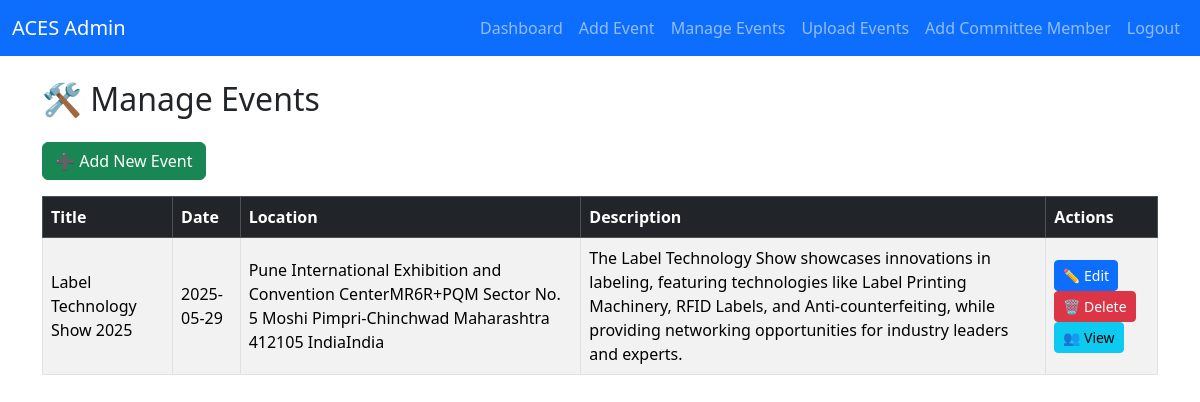
/admin/manage_events.php (signed in), run on the app's committed database.
### tables this page shows
CREATE TABLE `events` (
  `id` int(11) NOT NULL,
  `title` varchar(255) NOT NULL,
  `description` text NOT NULL,
  `event_date` date NOT NULL,
  `location` varchar(255) NOT NULL,
  `image` varchar(255) DEFAULT NULL,
  `created_at` timestamp NOT NULL DEFAULT current_timestamp()
);

### admin/manage_events.php (the view, shortened to what this page needs)
<?php
include "../includes/db.php";
include "header.php";
$result = $conn->query("SELECT * FROM events ORDER BY event_date ASC");
?>
<h2 class="mb-4">🛠️ Manage Events</h2>
<a href="add_event.php" class="btn btn-success mb-3">➕ Add New Event</a>
<div class="table-responsive">
    <table class="table table-bordered table-striped align-middle">
        <thead class="table-dark">
            <tr>
                <th>Title</th>
                <th>Date</th>
                <th>Location</th>
                <th>Description</th>
                <th>Actions</th>
            </tr>
        </thead>
        <tbody>
            <?php while ($event = $result->fetch_assoc()): ?>
                <tr>
                    <td><?php echo $event['title']; ?></td>
                    <td><?php echo $event['event_date']; ?></td>
                    <td><?php echo $event['location']; ?></td>
                    <td><?php echo $event['description']; ?></td>
                    <td>
                        <a href="edit_event.php?id=<?php echo $event['id']; ?>" class="btn btn-sm btn-primary">✏️ Edit</a>
                        <a href="delete_event.php?id=<?php echo $event['id']; ?>" class="btn btn-sm btn-danger"
                            onclick="return confirm('Are you sure you want to delete this event?');">🗑️ Delete</a>
                        <a href="view_participants.php?id=<?php echo $event['id']; ?>" class="btn btn-sm btn-info">👥
                            View</a>
                    </td>
                </tr>
            <?php endwhile; ?>
        </tbody>
    </table>
</div>
</div>
</body>
</html>

### data on the page
events: title "Label Technology Show 2025", event_date "2025-05-29", location "Pune International Exhibition and Convention CenterMR6R+PQM Sector No. 5 Moshi Pimpri-Chinchwad Maharashtra 412105 IndiaIndia", description "The Label Technology Show showcases innovations in labeling, featuring technologies like Label Printing Machinery, RFID Labels, and Anti-counterfeiting, while providing networking opportunities for industry leaders and experts."
